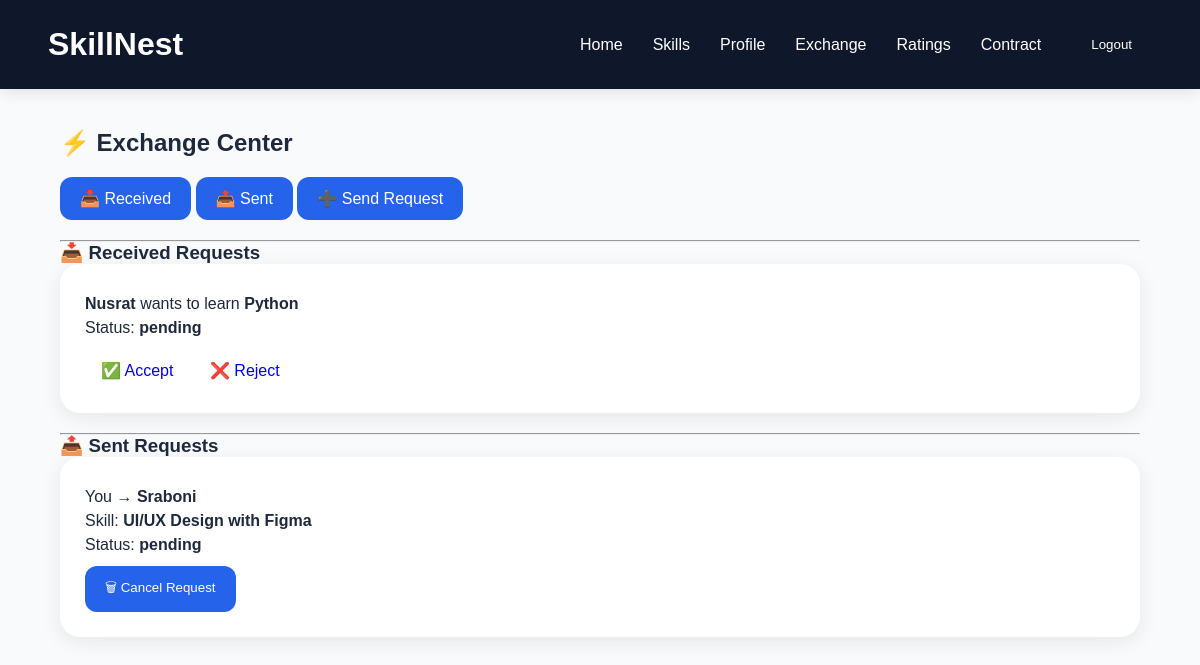
Screenshot of /exchange/ (signed in) with the database file from the repository.
### exchanges/models.py (models this page shows, shortened)
class ExchangeRequest(models.Model):
    sender = models.ForeignKey(User, on_delete=models.CASCADE, related_name='sent_requests')
    receiver = models.ForeignKey(User, on_delete=models.CASCADE, related_name='received_requests')
    message = models.TextField(blank=True)
    STATUS_CHOICES = [
        ('pending', 'Pending'),
        ('accepted', 'Accepted'),
        ('rejected', 'Rejected'),
    ]
    status = models.CharField(max_length=10, choices=STATUS_CHOICES, default='pending')
    skill = models.ForeignKey(Skill,on_delete=models.CASCADE,null=True,blank=True)
    created_at = models.DateTimeField(auto_now_add=True)

### skills/models.py (models this page shows)
class Skill(models.Model):
    user = models.ForeignKey(User, on_delete=models.CASCADE)
    category = models.ForeignKey(Category, on_delete=models.SET_NULL, null=True, blank=True)
    name = models.CharField(max_length=100)
    description = models.TextField()
    skill_level = models.CharField(
        max_length=20,
        choices=[
            ('Beginner', 'Beginner'),
            ('Intermediate', 'Intermediate'),
            ('Advanced', 'Advanced'),
        ],
        default='Beginner'
    )
    image = models.ImageField(upload_to='skills/', null=True, blank=True)
    created_at = models.DateTimeField(auto_now_add=True)

### exchanges/views.py (the view)
# urls.py: path('', views.exchange_home, name='exchange_home'),
@login_required
def exchange_home(request):
    inbox = ExchangeRequest.objects.filter(receiver=request.user)
    sent = ExchangeRequest.objects.filter(sender=request.user)
    return render(request, 'exchanges/inbox.html', {
        'inbox': inbox,
        'sent': sent
    })

### exchanges/templates/exchanges/inbox.html (shortened to what this page needs)
{% extends 'base.html' %}
{% block content %}
<h2>⚡ Exchange Center</h2>
<div style="margin:20px 0;">
    <a href="#received" class="btn">
        📥 Received
    </a>
    <a href="#sent" class="btn">
        📤 Sent
    </a>
    <a href="{% url 'index' %}" class="btn">
        ➕ Send Request
    </a>
</div>
<hr>
<h3 id="received">📥 Received Requests</h3>
{% for req in inbox %}
  <div class="card">
    <p>
      <b>{{ req.sender.username }}</b>
      wants to learn
      <b>{{ req.skill.name }}</b>
    </p>
    <p>Status: <b>{{ req.status }}</b></p>
    {% if req.status == "pending" %}
      <a class = "action-btn"
         href="{% url 'request_action' req.id 'accept' %}">
        ✅ Accept
      </a>
       <a class = "action-btn"
       href="{% url 'request_action' req.id 'reject' %}">
        ❌ Reject
       </a>
    {% endif %}
  </div>
{% empty %}
  <p>No incoming requests</p>
{% endfor %}
<hr>
<h3 id="sent">📤 Sent Requests</h3>
{% for req in sent %}
  <div class="card">
    <p>
      You → <b>{{ req.receiver.username }}</b>
    </p>
    <p>
      Skill: <b>{{ req.skill.name }}</b>
    </p>
    <p>Status: <b>{{ req.status }}</b></p>
    {% if req.status == "pending" %}
    <form method="POST"
          action="{% url 'delete_request' req.id %}">
        <button type="submit">
            🗑 Cancel Request
        </button>
    </form>
    {% endif %}
  </div>
{% empty %}
  <p>You haven't sent any requests</p>
{% endfor %}
{% endblock %}

### static/css/style.css (style rules this page uses)
* { margin:0; padding:0; box-sizing:border-box; }
body { font-family:Arial, sans-serif; background:#f8fafc; color:#1e293b; }
.card { background:white; border-radius:20px; padding:25px; margin-bottom:20px; box-shadow:0 5px 20px rgba(0,0,0,.08); transition:.3s; }
.card p { margin: 6px 0; }
.action-btn { display:inline-block; margin-top:10px; padding:8px 16px; border-radius:10px; text-decoration:none; }
.card form { margin-top:12px; }
button, .btn { background:#2563eb; color:white; border:none; padding:12px 20px; border-radius:12px; text-decoration:none; cursor:pointer; display:inline-block; transition:.3s; }

### rows the page displays
ExchangeRequest: sender.username "Nusrat", skill.name "Python", status "pending", shows "✅ Accept"
ExchangeRequest: receiver.username "Sraboni", skill.name "UI/UX Design with Figma", status "pending", shows "🗑 Cancel Request"
